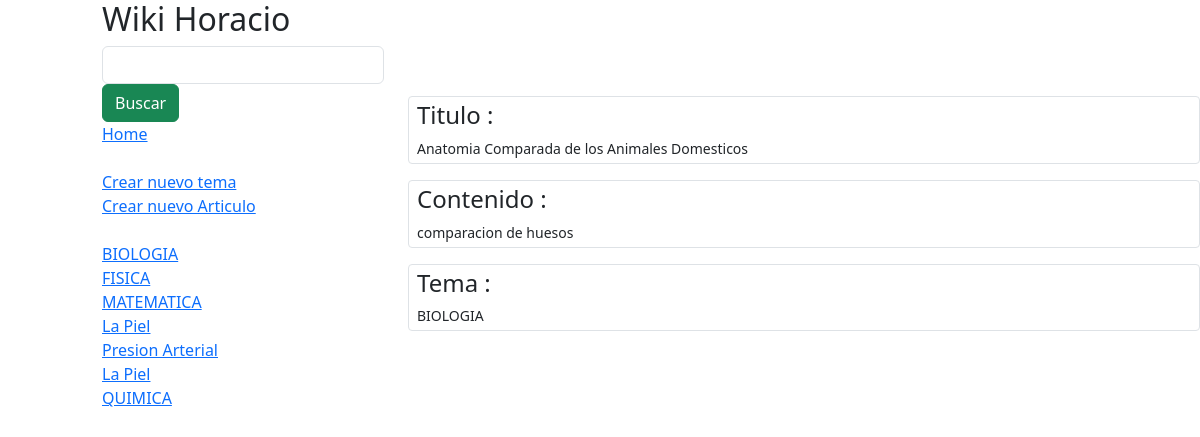
Screenshot of /vistaArticulo/2 with the database file from the repository.
### wikiApp/models.py (models this page shows)
class tema(models.Model):
    nombre = models.CharField(max_length=128, null=True, blank=True)
    descripcion = models.CharField(max_length=256, null=True, blank=True)

class articulo(models.Model):
    titulo = models.CharField(max_length=128, null=True, blank=True)
    contenido = models.CharField(max_length=1024, null=True, blank=True)
    temaRelacionado = models.ForeignKey(tema, null=True, blank=True, on_delete=models.SET_NULL)

### wikiApp/views.py (the view)
# urls.py: path('vistaArticulo/<str:idArticulo>',views.vistaArticulo,name='vistaArticulo'),
def vistaArticulo(request,idArticulo):
    listaTemas = tema.objects.all().order_by('id')
    objArticulo = articulo.objects.get(id=idArticulo)
    return render(request,'vistaArticulo.html',{
        'listaTemas':listaTemas,
        'objArticulo':objArticulo
    })

### wikiApp/templates/vistaArticulo.html (shortened to what this page needs)
{% extends "layout.html" %}
{% block contenido %}
    <br><br>
    <div class="form-control form-control-sm mb-3 mt-5">
        <h4>Titulo :</h4> {{ objArticulo.titulo }}
    </div>
    <div class="form-control form-control-sm mb-3">
        <h4>Contenido : </h4>{{ objArticulo.contenido }}
    </div>
    <div class="form-control form-control-sm mb-3">
        <h4>Tema : </h4>{{ objArticulo.temaRelacionado.nombre }}
    </div>
   {% endblock %}

### wikiApp/templates/layout.html (shortened to what this page needs)
{% load static %}
<!DOCTYPE html>
<html>
<head>
    <link href="https://cdn.jsdelivr.net/npm/bootstrap@5.3.0/dist/css/bootstrap.min.css" rel="stylesheet"
>
</head>
<body>
    <div class="row" >
        <div class="col-lg-1" ></div>
        <div class="col-lg-3">
            <h2>Wiki Horacio</h2>
            <form method="post" action="{% url 'wikiApp:buscarArticulo' %}">
                <input type="text" class="form-control" name="busqueda">
                <input type="submit" class="btn btn-success" value="Buscar">
            </form>
            <div>
             <a href="{% url 'wikiApp:directorio' %}">Home</a>
            </div>
            <br>
            <div>
             <a href="{% url 'wikiApp:nuevoTema' %}">Crear nuevo tema</a>
            </div>
            <div>
              <a href="{% url 'wikiApp:nuevoArticulo' %}">Crear nuevo Articulo</a>
            </div>
            <br>
            {% for temaInfo in listaTemas %}
            <div>
                <a href="{% url 'wikiApp:vistaTema' temaInfo.id %}">{{ temaInfo.nombre }}</a>
            </div>
            {% endfor %}
        </div>
        <div class="col-lg-8 mt-10">
            {% block contenido %}
            {% endblock %}
        </div>
    </div>
</body>
</html>

### rows the page displays
tema: nombre "BIOLOGIA"
tema: nombre "FISICA"
tema: nombre "MATEMATICA"
tema: nombre "La Piel"
tema: nombre "Presion Arterial"
tema: nombre "La Piel"
tema: nombre "QUIMICA"
articulo: titulo "Anatomia Comparada de los Animales Domesticos", contenido "comparacion de huesos", temaRelacionado.nombre "BIOLOGIA"
